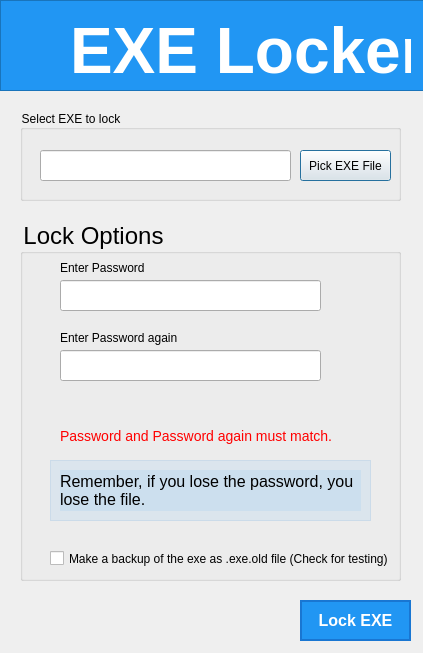
<?xml version="1.0" encoding="UTF-8"?>
<ui version="4.0">
 <class>MainDialog</class>
 <widget class="QDialog" name="MainDialog">
  <property name="geometry">
   <rect>
    <x>0</x>
    <y>0</y>
    <width>423</width>
    <height>653</height>
   </rect>
  </property>
  <property name="sizePolicy">
   <sizepolicy hsizetype="Preferred" vsizetype="Preferred">
    <horstretch>0</horstretch>
    <verstretch>0</verstretch>
   </sizepolicy>
  </property>
  <property name="windowTitle">
   <string>EXE Locker</string>
  </property>
  <property name="windowIcon">
   <iconset resource="resources.qrc">
    <normaloff>:/images/icon.png</normaloff>:/images/icon.png</iconset>
  </property>
  <widget class="QFrame" name="frame">
   <property name="geometry">
    <rect>
     <x>0</x>
     <y>0</y>
     <width>431</width>
     <height>91</height>
    </rect>
   </property>
   <property name="minimumSize">
    <size>
     <width>421</width>
     <height>0</height>
    </size>
   </property>
   <property name="styleSheet">
    <string notr="true">background-color: rgb(33, 150, 243);</string>
   </property>
   <property name="frameShape">
    <enum>QFrame::StyledPanel</enum>
   </property>
   <property name="frameShadow">
    <enum>QFrame::Raised</enum>
   </property>
   <widget class="QLabel" name="label">
    <property name="geometry">
     <rect>
      <x>20</x>
      <y>20</y>
      <width>43</width>
      <height>58</height>
     </rect>
    </property>
    <property name="text">
     <string/>
    </property>
    <property name="pixmap">
     <pixmap resource="resources.qrc">:/images/lock.png</pixmap>
    </property>
   </widget>
   <widget class="QLabel" name="fontLabel">
    <property name="geometry">
     <rect>
      <x>70</x>
      <y>20</y>
      <width>341</width>
      <height>61</height>
     </rect>
    </property>
    <property name="font">
     <font>
      <family>Segoe UI</family>
      <pointsize>48</pointsize>
      <weight>75</weight>
      <bold>true</bold>
     </font>
    </property>
    <property name="styleSheet">
     <string notr="true">#fontLabel {
	color: white;
}</string>
    </property>
    <property name="text">
     <string>EXE Locker</string>
    </property>
   </widget>
  </widget>
  <widget class="QGroupBox" name="step1GroupBox">
   <property name="geometry">
    <rect>
     <x>20</x>
     <y>110</y>
     <width>381</width>
     <height>91</height>
    </rect>
   </property>
   <property name="styleSheet">
    <string notr="true">QGroupBox::title {
	font-size: 32px;
}</string>
   </property>
   <property name="title">
    <string>Select EXE to lock</string>
   </property>
   <property name="flat">
    <bool>false</bool>
   </property>
   <widget class="QLineEdit" name="locationLineEdit">
    <property name="enabled">
     <bool>true</bool>
    </property>
    <property name="geometry">
     <rect>
      <x>20</x>
      <y>40</y>
      <width>251</width>
      <height>31</height>
     </rect>
    </property>
    <property name="readOnly">
     <bool>true</bool>
    </property>
   </widget>
   <widget class="QPushButton" name="pickFileButton">
    <property name="geometry">
     <rect>
      <x>280</x>
      <y>40</y>
      <width>91</width>
      <height>31</height>
     </rect>
    </property>
    <property name="text">
     <string>Pick EXE File</string>
    </property>
   </widget>
  </widget>
  <widget class="QPushButton" name="lockButton">
   <property name="enabled">
    <bool>true</bool>
   </property>
   <property name="geometry">
    <rect>
     <x>300</x>
     <y>600</y>
     <width>111</width>
     <height>41</height>
    </rect>
   </property>
   <property name="font">
    <font>
     <family>Segoe UI</family>
     <pointsize>12</pointsize>
     <weight>75</weight>
     <bold>true</bold>
    </font>
   </property>
   <property name="styleSheet">
    <string notr="true">#lockButton {
    border: 2px solid #1976D2;
    background-color: #2196f3;
    min-width: 80px;
	color: white;
}
#lockButton:hover {
    background-color: #42A5F5;
    
}

#lockButton:pressed {
    background-color: #0D47A1;
}

#lockButton:flat {
    border: none; /* no border for a flat push button */
}

#lockButton:default {
    border-color: white; /* make the default button prominent */
}

#lockButton:disabled {
	background-color: #E3F2FD;
	border-color: #BBDEFB;
}</string>
   </property>
   <property name="text">
    <string>Lock EXE</string>
   </property>
   <property name="icon">
    <iconset resource="resources.qrc">
     <normaloff>:/images/lock.png</normaloff>:/images/lock.png</iconset>
   </property>
   <property name="flat">
    <bool>false</bool>
   </property>
  </widget>
  <widget class="QGroupBox" name="groupBox">
   <property name="enabled">
    <bool>true</bool>
   </property>
   <property name="geometry">
    <rect>
     <x>20</x>
     <y>220</y>
     <width>381</width>
     <height>361</height>
    </rect>
   </property>
   <property name="font">
    <font>
     <pointsize>-1</pointsize>
    </font>
   </property>
   <property name="styleSheet">
    <string notr="true">QGroupBox {
	font-size: 24px;
}</string>
   </property>
   <property name="title">
    <string>Lock Options</string>
   </property>
   <widget class="QStackedWidget" name="stackedWidget">
    <property name="geometry">
     <rect>
      <x>20</x>
      <y>30</y>
      <width>351</width>
      <height>271</height>
     </rect>
    </property>
    <property name="currentIndex">
     <number>0</number>
    </property>
    <widget class="QWidget" name="page">
     <widget class="QLineEdit" name="passwordLineEdit">
      <property name="geometry">
       <rect>
        <x>20</x>
        <y>30</y>
        <width>261</width>
        <height>31</height>
       </rect>
      </property>
      <property name="echoMode">
       <enum>QLineEdit::Password</enum>
      </property>
     </widget>
     <widget class="QLineEdit" name="passwordAgainLineEdit">
      <property name="geometry">
       <rect>
        <x>20</x>
        <y>100</y>
        <width>261</width>
        <height>31</height>
       </rect>
      </property>
      <property name="echoMode">
       <enum>QLineEdit::Password</enum>
      </property>
     </widget>
     <widget class="QLabel" name="label_2">
      <property name="geometry">
       <rect>
        <x>20</x>
        <y>10</y>
        <width>111</width>
        <height>16</height>
       </rect>
      </property>
      <property name="styleSheet">
       <string notr="true">font: 75 10pt &quot;Segoe UI&quot;;</string>
      </property>
      <property name="text">
       <string>Enter Password</string>
      </property>
     </widget>
     <widget class="QLabel" name="label_3">
      <property name="geometry">
       <rect>
        <x>20</x>
        <y>80</y>
        <width>131</width>
        <height>16</height>
       </rect>
      </property>
      <property name="styleSheet">
       <string notr="true">font: 75 10pt &quot;Segoe UI&quot;;</string>
      </property>
      <property name="text">
       <string>Enter Password again</string>
      </property>
     </widget>
     <widget class="QLabel" name="label_4">
      <property name="geometry">
       <rect>
        <x>20</x>
        <y>170</y>
        <width>271</width>
        <height>31</height>
       </rect>
      </property>
      <property name="styleSheet">
       <string notr="true">color: red;
font-size: 14px;</string>
      </property>
      <property name="text">
       <string>Password and Password again must match.</string>
      </property>
     </widget>
    </widget>
    <widget class="QWidget" name="page_2">
     <widget class="QDateTimeEdit" name="dateTimeEdit">
      <property name="geometry">
       <rect>
        <x>10</x>
        <y>70</y>
        <width>271</width>
        <height>31</height>
       </rect>
      </property>
      <property name="minimumDateTime">
       <datetime>
        <hour>0</hour>
        <minute>0</minute>
        <second>0</second>
        <year>1752</year>
        <month>9</month>
        <day>15</day>
       </datetime>
      </property>
     </widget>
     <widget class="QLabel" name="label_5">
      <property name="geometry">
       <rect>
        <x>10</x>
        <y>20</y>
        <width>321</width>
        <height>41</height>
       </rect>
      </property>
      <property name="text">
       <string>Select the time and date after which file will be unlocked on opening.</string>
      </property>
      <property name="wordWrap">
       <bool>true</bool>
      </property>
     </widget>
    </widget>
   </widget>
   <widget class="QFrame" name="frame_2">
    <property name="geometry">
     <rect>
      <x>30</x>
      <y>240</y>
      <width>321</width>
      <height>61</height>
     </rect>
    </property>
    <property name="styleSheet">
     <string notr="true">background-color: rgba(66, 165, 245, 0.1);</string>
    </property>
    <property name="frameShape">
     <enum>QFrame::StyledPanel</enum>
    </property>
    <property name="frameShadow">
     <enum>QFrame::Raised</enum>
    </property>
    <widget class="QLabel" name="warningLabel">
     <property name="geometry">
      <rect>
       <x>10</x>
       <y>10</y>
       <width>301</width>
       <height>41</height>
      </rect>
     </property>
     <property name="font">
      <font>
       <pointsize>-1</pointsize>
      </font>
     </property>
     <property name="styleSheet">
      <string notr="true">#warningLabel {
	font-size: 16px;
}</string>
     </property>
     <property name="text">
      <string>Remember, if you lose the password, you lose the file.</string>
     </property>
     <property name="wordWrap">
      <bool>true</bool>
     </property>
    </widget>
   </widget>
   <widget class="QCheckBox" name="checkBox">
    <property name="geometry">
     <rect>
      <x>30</x>
      <y>330</y>
      <width>361</width>
      <height>17</height>
     </rect>
    </property>
    <property name="text">
     <string>Make a backup of the exe as .exe.old file (Check for testing)</string>
    </property>
   </widget>
  </widget>
  <widget class="QLabel" name="label_6">
   <property name="geometry">
    <rect>
     <x>20</x>
     <y>600</y>
     <width>151</width>
     <height>31</height>
    </rect>
   </property>
   <property name="text">
    <string/>
   </property>
   <property name="pixmap">
    <pixmap resource="resources.qrc">:/images/iceapps_logo.png</pixmap>
   </property>
  </widget>
 </widget>
 <resources>
  <include location="resources.qrc"/>
 </resources>
 <connections/>
</ui>
